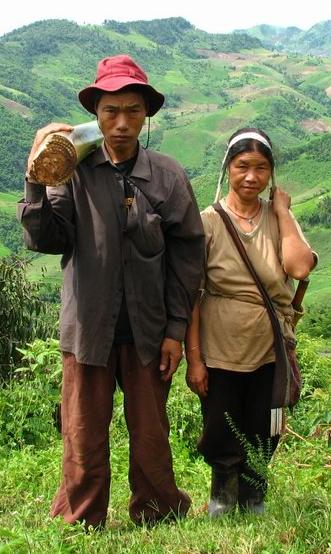
#> input picture sample/chapt06/Akha_cropped_hires.JPG, 331 x 554 px
$ python chapt06-8.py   (older library calls are emulated)
#> lines starting #> are read from the running program, lines starting #| are printed output that depends on the picture; after the words box and inside, x2 and y2 are one past the last pixel; in counts of white or black regions, pixels touching at a corner belong together
import cv2
a = cv2.imread( 'Akha_cropped_hires.JPG' )    # 画像を読み込む
#> a is the input picture: shape (554, 331, 3); mean B, G, R 79.9, 116.4, 109.5
print( type( a ) )    # <class 'numpy.ndarray'>　と表示される
#| <class 'numpy.ndarray'>
print( a.shape )    # (554, 331, 3)　と表示される
#| (554, 331, 3)
b = a[ 70:150, 100:200 ]
cv2.imwrite( 'cvtest.png', b )
import numpy
c = numpy.array([ [ [0,0,0], [255,255,255], [0,0,0] ],
		[ [255,255,255], [0,0,0], [255,255,255] ],
		[ [0,0,0], [255,255,255], [0,0,0] ] ],
		dtype=numpy.uint8 )
cv2.imwrite( 'cvtest2.png', c )
d = cv2.resize( c, ( 100, 100 ), interpolation=cv2.INTER_CUBIC )
cv2.imwrite( 'cvtest3.png', d,
	[ cv2.IMWRITE_PNG_COMPRESSION, 9 ]  )
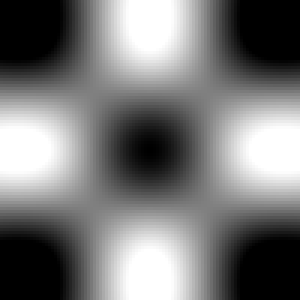
#> saved as cvtest3.png: shape (100, 100, 3) (shown 3 times larger); min 0, max 255, mean 119.9
e = a[ 70:150, 100:200 ]    # 部分画像を取得

f = cv2.medianBlur( e, ksize=5 )    # メディアンフィルタ
cv2.imwrite( 'cvmedian.png', f )

g = cv2.bilateralFilter( f, 5, 32, 32 )    # バイラテラルフィルタ
cv2.imwrite( 'cvbilateral.png', g )

h = cv2.fastNlMeansDenoisingColored( f )    # ノンローカルミーンフィルタ
cv2.imwrite( 'cvnonlocalmean.png', h )
i = numpy.array( [ [ 1/9, 1/9, 1/9 ],
	[ 1/9, 1/9, 1/9 ],
	[ 1/9, 1/9, 1/9 ] ] )    # 3x3の平均化カーネル
j = cv2.filter2D( e, -1, i )    # カーネルによるフィルター処理
cv2.imwrite( 'cvkernel.png', j )
k = cv2.cvtColor( a[ 70:150, 100:200 ], cv2.COLOR_RGB2GRAY )    # グレースケール画像を取得
l, m = cv2.threshold(k, 127, 255,
	cv2.THRESH_BINARY )    # 閾値を指定して二値化
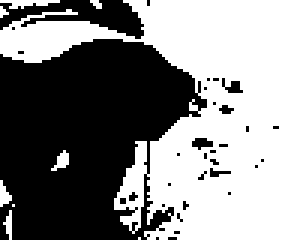
#> m: shape (80, 100) (shown 3 times larger); 53.4% white; 33 black regions (31 under 20 px), largest, box (x1, y1, x2, y2) and area: (0, 13, 69, 80) 3298, (0, 0, 48, 13) 312
cv2.imwrite( 'cvthreshold.png', m )

n, o = cv2.threshold(k, 0, 255,
	cv2.THRESH_BINARY + cv2.THRESH_OTSU )    # 大津メソッドで二値化
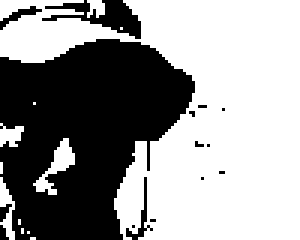
#> o: shape (80, 100) (shown 3 times larger); 59.4% white; 15 black regions (11 under 20 px), largest, box (x1, y1, x2, y2) and area: (0, 13, 65, 80) 2956, (14, 0, 47, 13) 177, (42, 59, 51, 80) 39, (0, 2, 14, 10) 33
#> n = 103
print( n )    # 101.0　と表示される（求められた閾値）
#| 103.0
cv2.imwrite( 'cvotsu.png', o )
p = cv2.adaptiveThreshold( k, 255,
	cv2.ADAPTIVE_THRESH_GAUSSIAN_C,
	cv2.THRESH_BINARY, 11, 2 )    # 適応的閾値で二値化
#> p: shape (80, 100); 58.6% white; black in thin lines or dots
cv2.imwrite( 'cvadaptive.png', p )
q = a[ 70:150, 100:200 ]    # 部分画像を取得
r = cv2.pyrMeanShiftFiltering( q, 5, 32 )
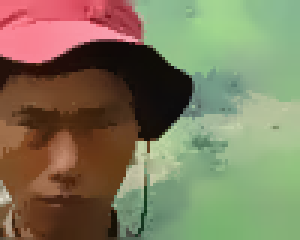
#> r: shape (80, 100, 3) (shown 3 times larger); mean B, G, R 93, 122.2, 126.9
cv2.imwrite( 'cvmeanshift.png', r )
s = q.reshape( ( -1, 3 ) ).astype( numpy.float32 )    # 画素を一列に並べる
"""
画素を量子化する
2番目の引数8は新しい色数、繰り返し数10回、精度1.0まで実行
"""
t, label, center=cv2.kmeans( s, 8, None,
	(cv2.TERM_CRITERIA_MAX_ITER + cv2.TERM_CRITERIA_EPS, 10, 1.0),
	10, cv2.KMEANS_RANDOM_CENTERS )
#> t = 4581006.3; label = 8000 values, max 7 at index 38, min 0 at index 239, mean 3.66; center = [[29.24, 54.23, 91.42], [9.73, 18.01, 30.75], [96.42, 93.35, 197.4], [160, 204.1, 180.3], [152, 136.4, 247], [119.2, 159.3, 120.7], [139.6, 186.3, 147.3], [60.29, 86.85, 131]]
"""
centerは新しい色、labelは新しい色へのインデックス
label[ :, 0 ]で新しい色へのインデックスの値を取得し、centerから色の並びを取得
"""
u = center[ label[ :, 0 ] ]
"""
色の並びを元の画像の形に戻してunit8型にすると減色処理が完了
"""
v = u.reshape( q.shape ).astype( numpy.uint8 )
cv2.imwrite( 'cvkmeans.png', v )
w = cv2.imread( 'cvtest.png', 0 )    # グレースケールで画像を読み込む
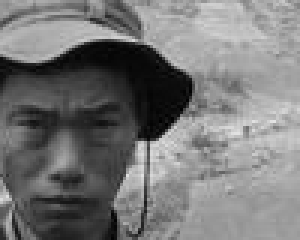
#> w: shape (80, 100) (shown 3 times larger); min 0, max 227, mean 119.4
x = cv2.Sobel( w, cv2.CV_32F, 1, 0, ksize=3 )
cv2.imwrite( 'cvsobel.png', x )

y = cv2.Laplacian( w, cv2.CV_32F, ksize=3 )
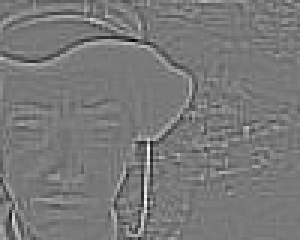
#> y: shape (80, 100) float32 (shown 3 times larger); min -904, max 998, mean 0; drawn with min black and max white
cv2.imwrite( 'cvlaplacian.png', y )
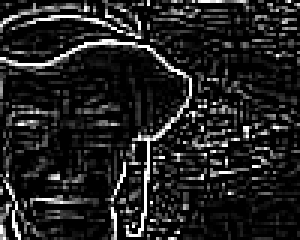
#> saved as cvlaplacian.png: shape (80, 100) (shown 3 times larger); min 0, max 255, mean 33.7

#> (the run stopped early here; a loop or call above may not have finished)
